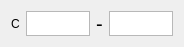
     <widget class="QWidget" name="horizontalLayoutWidget_14">
      <property name="geometry">
       <rect>
        <x>440</x>
        <y>100</y>
        <width>169</width>
        <height>41</height>
       </rect>
      </property>
      <layout class="QHBoxLayout" name="horizontalLayout_18" stretch="0,0,0,0">
       <property name="sizeConstraint">
        <enum>QLayout::SetFixedSize</enum>
       </property>
       <item>
        <widget class="QLabel" name="label_10">
         <property name="text">
          <string>C</string>
         </property>
        </widget>
       </item>
       <item>
        <widget class="QTextEdit" name="A17">
         <property name="sizePolicy">
          <sizepolicy hsizetype="Fixed" vsizetype="MinimumExpanding">
           <horstretch>0</horstretch>
           <verstretch>1</verstretch>
          </sizepolicy>
         </property>
         <property name="minimumSize">
          <size>
           <width>64</width>
           <height>19</height>
          </size>
         </property>
         <property name="maximumSize">
          <size>
           <width>64</width>
           <height>25</height>
          </size>
         </property>
         <property name="sizeIncrement">
          <size>
           <width>1</width>
           <height>1</height>
          </size>
         </property>
         <property name="autoFillBackground">
          <bool>false</bool>
         </property>
         <property name="styleSheet">
          <string notr="true"/>
         </property>
         <property name="verticalScrollBarPolicy">
          <enum>Qt::ScrollBarAlwaysOff</enum>
         </property>
         <property name="horizontalScrollBarPolicy">
          <enum>Qt::ScrollBarAsNeeded</enum>
         </property>
        </widget>
       </item>
       <item>
        <widget class="QLabel" name="label_49">
         <property name="font">
          <font>
           <pointsize>15</pointsize>
          </font>
         </property>
         <property name="text">
          <string>-</string>
         </property>
        </widget>
       </item>
       <item>
        <widget class="QTextEdit" name="A18">
         <property name="sizePolicy">
          <sizepolicy hsizetype="Fixed" vsizetype="Fixed">
           <horstretch>0</horstretch>
           <verstretch>5</verstretch>
          </sizepolicy>
         </property>
         <property name="minimumSize">
          <size>
           <width>64</width>
           <height>19</height>
          </size>
         </property>
         <property name="maximumSize">
          <size>
           <width>64</width>
           <height>25</height>
          </size>
         </property>
         <property name="sizeIncrement">
          <size>
           <width>1</width>
           <height>1</height>
          </size>
         </property>
         <property name="verticalScrollBarPolicy">
          <enum>Qt::ScrollBarAlwaysOff</enum>
         </property>
         <property name="horizontalScrollBarPolicy">
          <enum>Qt::ScrollBarAlwaysOff</enum>
         </property>
        </widget>
       </item>
      </layout>
     </widget>
